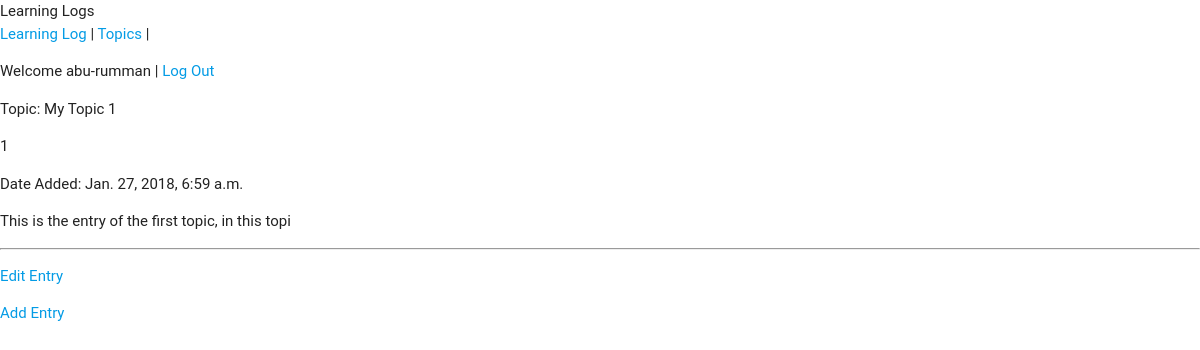
Before: /learninglog/topic/1/ (signed in) with the older database file.
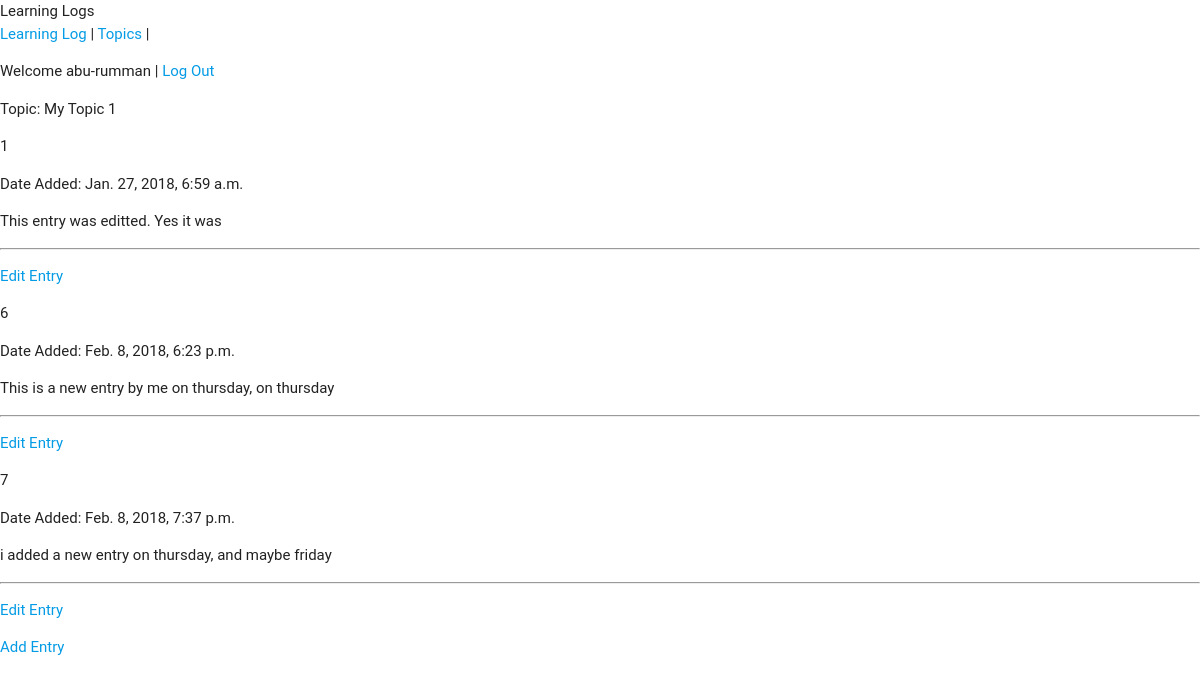
After: the same page with the newer database file.
### learninglog/models.py (models this page shows)
class Entry(models.Model):
    topic = models.ForeignKey(Topic, on_delete = models.CASCADE)
    text = models.TextField()
    date_added = models.DateTimeField(auto_now_add = True)
    class Meta:
        verbose_name_plural = 'Entries'
    def __str__(self):
        return self.text[:50]

### learninglog/views.py (the view)
# urls.py: url(r'^topic/(?P<topic_id>\d+)/$', views.topic, name = 'topic'),
@login_required
def topic(request, topic_id):
    topic = Topic.objects.get(id = topic_id)
    topic_entry = topic.entry_set.all()
    if topic.owner != request.user:
        raise Http404
    context = {'topic': topic, 'topic_entry': topic_entry}
    return render(request, 'learninglog/topic.html', context)

### learninglog/models.py (called while the page is built)
    def __str__(self):
        return self.text

### learninglog/templates/learninglog/topic.html
{% extends 'learninglog/header.html'%}
{% block content%}
<p>
  Topic: {{ topic }}
</p>
{% for entry in topic_entry %}
<p>
  {{ entry.id }}
</p>
<p>
Date Added:  {{ entry.date_added}}
</p>
<p> {{ entry|linebreaks }} </p>
<hr />
<p>
  <a href='{% url 'learninglog:edit_entry' entry.id %}'>Edit Entry</a>
</p>
{% empty%}
<p>No Entries for this Topic</p>
{% endfor %}
<p>
  <a href='{% url 'learninglog:add_entry' topic.id %}'> Add Entry </a>
</p>
{% endblock %}

Changed rows visible on the page:
changed Entry id 1: text "This is the entry of the first topic, in this topi" → "This entry was editted. Yes it was"
added Entry: id "6", date_added "Feb. 8, 2018, 6:23 p.m.", text "This is a new entry by me on thursday, on thursday"
added Entry: id "7", date_added "Feb. 8, 2018, 7:37 p.m.", text "i added a new entry on thursday, and maybe friday"
